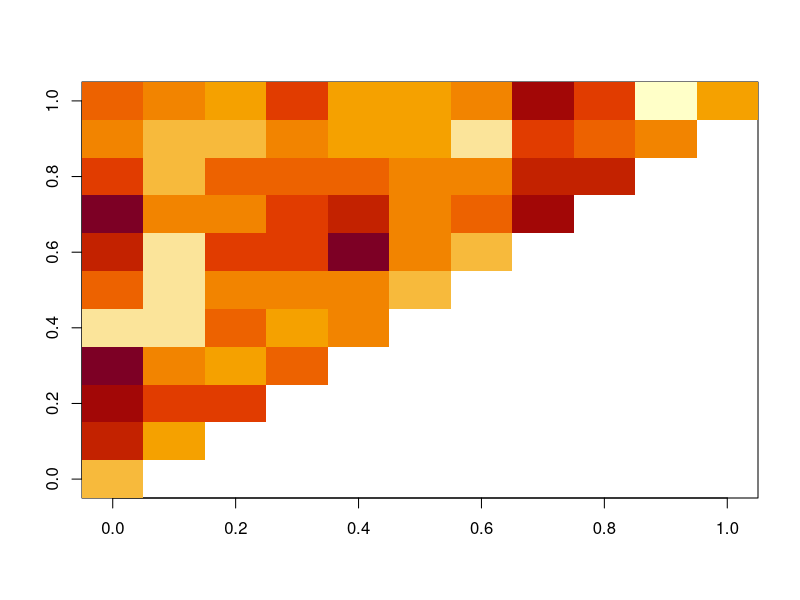
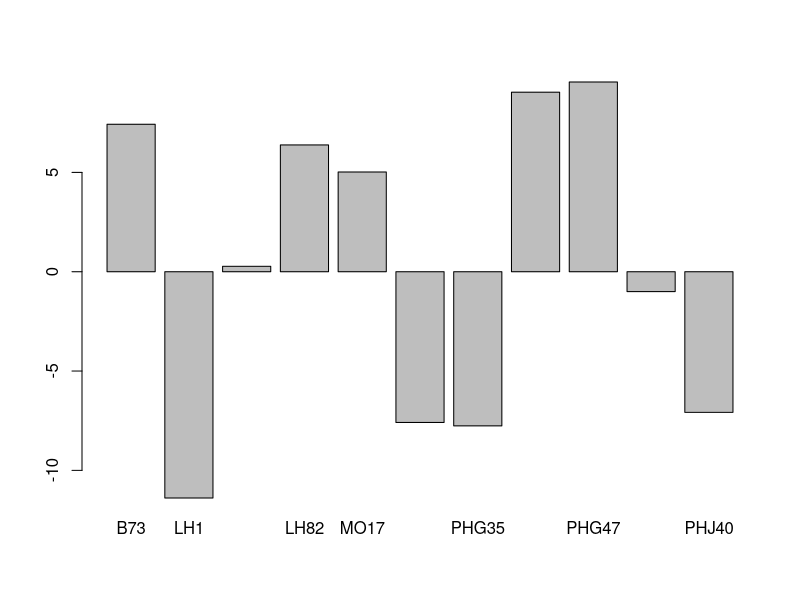
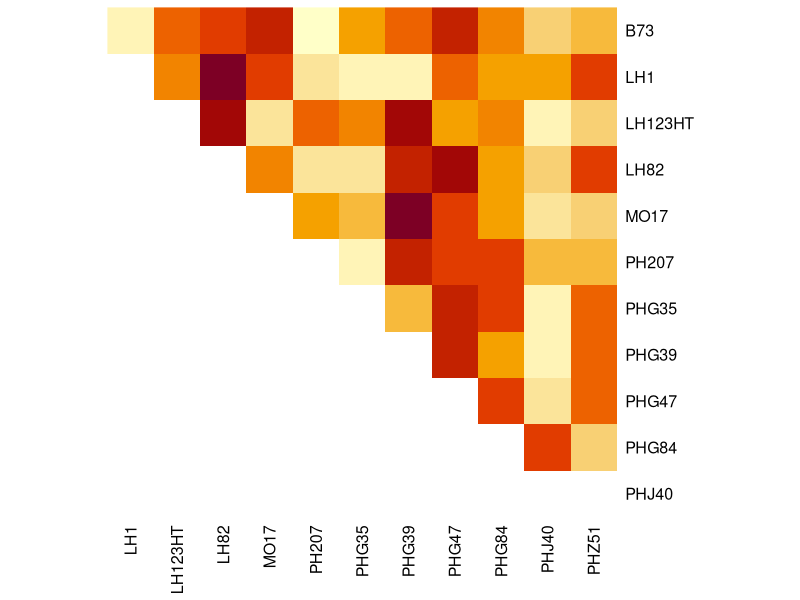

The R source for these figures, in order:
## Jinliang Yang
## Oct. 13th, 2014
## phenotypic data of offpvp diallel

#setwd("~/Documents/Github/pvpDiallel/")
ca <- read.csv("data/trait_CA.csv")

#######
get_GCA_matrix <- function(trait=ca){
  ti <- c("ASI", "DTP", "DTS", "EHT",  "GY", "PHT",  "TW")
  out <- trait[, c("P1", "GCA1.all")]
  out <- out[!duplicated(out$P1), ]
  for(i in 1:length(ti)){
    myp <- subset(trait, trait==ti[i])
    myp <- myp[, c("P1", "GCA1.all")]
    myp <- myp[!duplicated(myp$P1), ]
    names(myp)[2] <- ti[i]
    
    out <- merge(out, myp)
  }
  row.names(out) <- out$P1
  return(out[, -1:-2])
}


get_SCA_matrix <- function(trait=ca, pheno="GY"){
  
  sub <- subset(trait, trait == pheno)
  sub$P1 <- as.character(sub$P1)
  sub$P2 <- as.character(sub$P2)
  line <- sort(unique(c(sub$P1, sub$P2) ))
  
  mx <- as.data.frame(matrix(data=NA, nrow=12, ncol=12))
  names(mx) <- line
  row.names(mx) <- line
  for(i in 1:nrow(sub)){
    mx[sub$P1[i], sub$P2[i]] <- sub$SCA.all[i]
  }

  return(mx[-12, -1])
}

#######
GCA <- get_GCA_matrix(trait=ca)
SCA <- ca[, c("trait", "P1", "P2", "SCA.all")]
write.table(SCA, "data/SCA_all_traits.csv", sep=",", row.names=FALSE, quote=FALSE)

SCA_mx <- get_SCA_matrix(trait=ca, pheno="GY")

pdf("graphs/Fig1d.pdf", width=5, height=5)
heatmap(as.matrix(SCA_mx), Rowv = NA, Colv=NA, revC=TRUE)
dev.off()

image(as.matrix(SCA_mx))
barplot(GCA$GY, names.arg=row.names(GCA))
